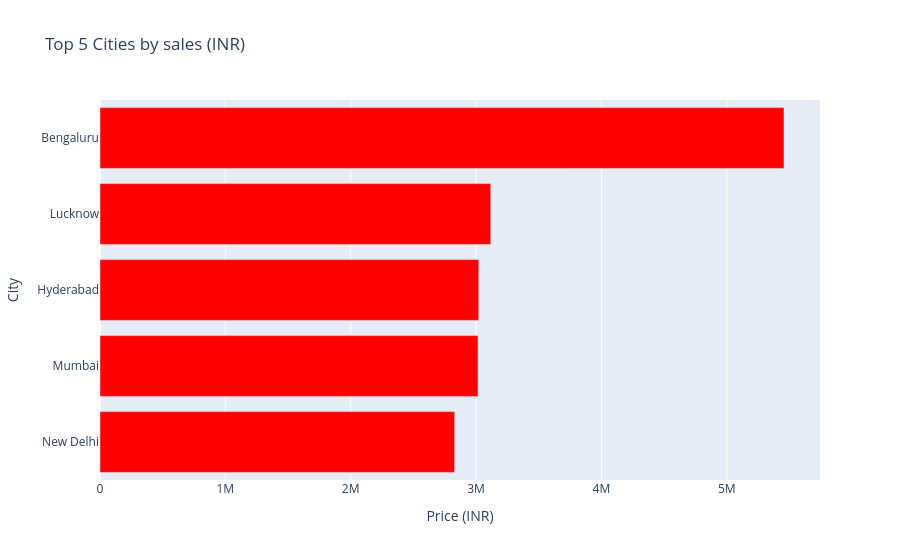

Write notebook code for a chart like this one.
### Markdown cell above
### Top 5 cities by sales

### Code cell
top_5_cities=(
    df.groupby("City")["Price (INR)"]
    .sum()
    .nlargest(5)
    .sort_values()
    .reset_index()
)
fig=px.bar(
    top_5_cities,
    x="Price (INR)",
    y="City",
    orientation="h",
    title="Top 5 Cities by sales (INR)",
    color_discrete_sequence=["red"]
)
fig.show()

### Figure 1 — Plotly figure (JSON) as saved in the notebook; plotly's stock layout.template omitted (floating-point values rounded to 4 significant figures)
{"data": [{"alignmentgroup": "True", "hovertemplate": "Price (INR)=%{x}<br>City=%{y}<extra></extra>", "legendgroup": "", "marker": {"color": "red", "pattern": {"shape": ""}}, "name": "", "offsetgroup": "", "orientation": "h", "showlegend": false, "textposition": "auto", "type": "bar", "x": [2829000.0, 3016000.0, 3022000.0, 3117000.0, 5457000.0], "xaxis": "x", "y": ["New Delhi", "Mumbai", "Hyderabad", "Lucknow", "Bengaluru"], "yaxis": "y"}], "layout": {"barmode": "relative", "legend": {"tracegroupgap": 0}, "title": {"text": "Top 5 Cities by sales (INR)"}, "xaxis": {"anchor": "y", "domain": [0, 1], "title": {"text": "Price (INR)"}}, "yaxis": {"anchor": "x", "domain": [0, 1], "title": {"text": "City"}}}}
